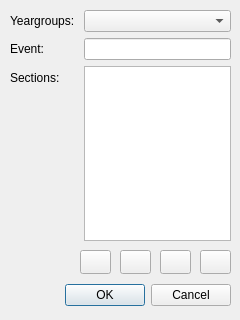
<?xml version="1.0" encoding="UTF-8"?>
<ui version="4.0">
 <class>AddEventDialog</class>
 <widget class="QDialog" name="AddEventDialog">
  <property name="geometry">
   <rect>
    <x>0</x>
    <y>0</y>
    <width>240</width>
    <height>320</height>
   </rect>
  </property>
  <property name="minimumSize">
   <size>
    <width>240</width>
    <height>320</height>
   </size>
  </property>
  <property name="maximumSize">
   <size>
    <width>240</width>
    <height>320</height>
   </size>
  </property>
  <property name="windowTitle">
   <string>Sports Scoring System - Add Event</string>
  </property>
  <widget class="QDialogButtonBox" name="buttonBox">
   <property name="geometry">
    <rect>
     <x>10</x>
     <y>280</y>
     <width>221</width>
     <height>31</height>
    </rect>
   </property>
   <property name="orientation">
    <enum>Qt::Horizontal</enum>
   </property>
   <property name="standardButtons">
    <set>QDialogButtonBox::Cancel|QDialogButtonBox::Ok</set>
   </property>
  </widget>
  <widget class="QWidget" name="formLayoutWidget">
   <property name="geometry">
    <rect>
     <x>10</x>
     <y>10</y>
     <width>221</width>
     <height>231</height>
    </rect>
   </property>
   <layout class="QFormLayout" name="formLayout">
    <item row="0" column="0">
     <widget class="QLabel" name="label">
      <property name="text">
       <string>Yeargroups: </string>
      </property>
     </widget>
    </item>
    <item row="0" column="1">
     <widget class="QComboBox" name="comboBox">
      <property name="editable">
       <bool>false</bool>
      </property>
     </widget>
    </item>
    <item row="1" column="0">
     <widget class="QLabel" name="label_2">
      <property name="text">
       <string>Event: </string>
      </property>
     </widget>
    </item>
    <item row="1" column="1">
     <widget class="QLineEdit" name="lineEdit"/>
    </item>
    <item row="2" column="0">
     <widget class="QLabel" name="label_3">
      <property name="text">
       <string>Sections: </string>
      </property>
     </widget>
    </item>
    <item row="2" column="1">
     <widget class="QTreeView" name="treeView"/>
    </item>
   </layout>
  </widget>
  <widget class="QPushButton" name="btnRemove">
   <property name="geometry">
    <rect>
     <x>200</x>
     <y>250</y>
     <width>31</width>
     <height>24</height>
    </rect>
   </property>
   <property name="text">
    <string/>
   </property>
   <property name="icon">
    <iconset resource="resources.qrc">
     <normaloff>:/data/list-remove.png</normaloff>:/data/list-remove.png</iconset>
   </property>
  </widget>
  <widget class="QPushButton" name="btnAdd">
   <property name="geometry">
    <rect>
     <x>160</x>
     <y>250</y>
     <width>31</width>
     <height>24</height>
    </rect>
   </property>
   <property name="text">
    <string/>
   </property>
   <property name="icon">
    <iconset resource="resources.qrc">
     <normaloff>:/data/list-add.png</normaloff>:/data/list-add.png</iconset>
   </property>
  </widget>
  <widget class="QPushButton" name="btnUp">
   <property name="geometry">
    <rect>
     <x>120</x>
     <y>250</y>
     <width>31</width>
     <height>24</height>
    </rect>
   </property>
   <property name="text">
    <string/>
   </property>
   <property name="icon">
    <iconset resource="resources.qrc">
     <normaloff>:/data/go-up.png</normaloff>:/data/go-up.png</iconset>
   </property>
  </widget>
  <widget class="QPushButton" name="btnDown">
   <property name="geometry">
    <rect>
     <x>80</x>
     <y>250</y>
     <width>31</width>
     <height>24</height>
    </rect>
   </property>
   <property name="text">
    <string/>
   </property>
   <property name="icon">
    <iconset resource="resources.qrc">
     <normaloff>:/data/go-down.png</normaloff>:/data/go-down.png</iconset>
   </property>
  </widget>
 </widget>
 <resources>
  <include location="resources.qrc"/>
 </resources>
 <connections>
  <connection>
   <sender>buttonBox</sender>
   <signal>accepted()</signal>
   <receiver>AddEventDialog</receiver>
   <slot>accept()</slot>
   <hints>
    <hint type="sourcelabel">
     <x>248</x>
     <y>254</y>
    </hint>
    <hint type="destinationlabel">
     <x>157</x>
     <y>274</y>
    </hint>
   </hints>
  </connection>
  <connection>
   <sender>buttonBox</sender>
   <signal>rejected()</signal>
   <receiver>AddEventDialog</receiver>
   <slot>reject()</slot>
   <hints>
    <hint type="sourcelabel">
     <x>316</x>
     <y>260</y>
    </hint>
    <hint type="destinationlabel">
     <x>286</x>
     <y>274</y>
    </hint>
   </hints>
  </connection>
 </connections>
</ui>
